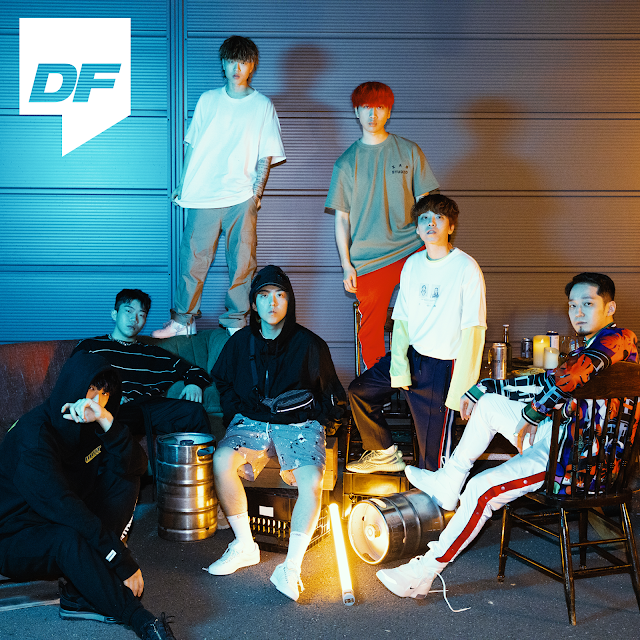
#> input picture 06_multimedia/Ambition.png, 640 x 640 px, given in place of Ambition.jpg, which was not available
$ python opencv_image_gray.py
#> lines starting #> are read from the running program, lines starting #| are printed output that depends on the picture; pictures that were not available may be replaced by others from this repository, and a replacement may not be noted
import cv2

img = cv2.imread('Ambition.jpg')
#> img is the input picture: shape (640, 640, 3); mean B, G, R 110.4, 107.1, 89.9
img2 = cv2.resize(img, (600,400))
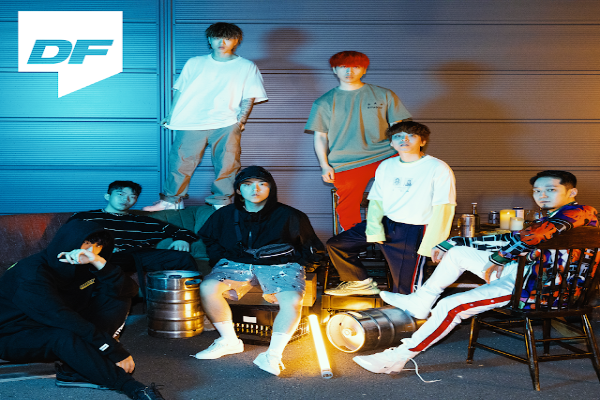
#> img2: shape (400, 600, 3); mean B, G, R 110.3, 107, 89.8

gray = cv2.cvtColor(img2, cv2.COLOR_BGR2GRAY)
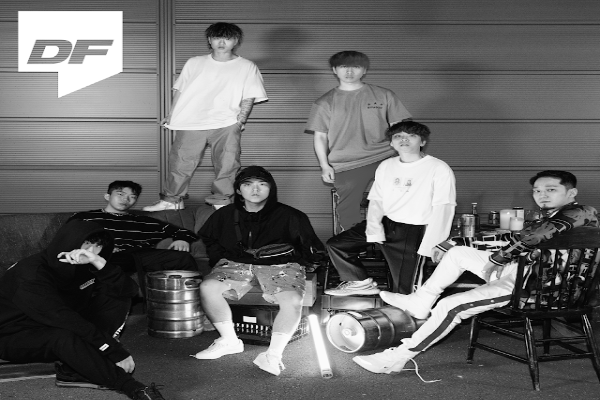
#> gray: shape (400, 600); min 0, max 255, mean 102.2

cv2.imshow('Ambition',img2)
cv2.imshow('Ambition_GRAY', gray)

while True:
    if cv2.waitKey() == ord('q'):
#> (key q is pressed here)
        break

cv2.imwrite('Ambition_GRAY.jpg', gray)

#> (the run stopped early here; a loop or call above may not have finished)
